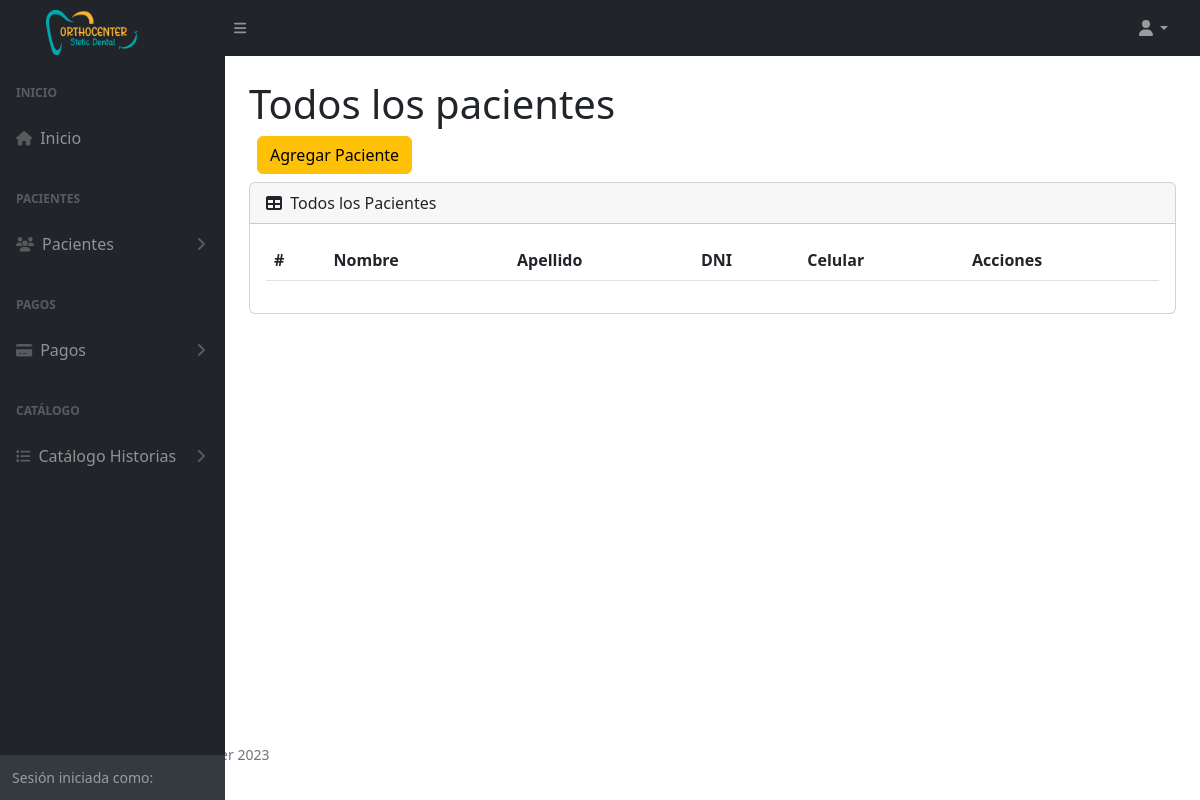
The page /pacientes (signed in) on the database as committed earlier.
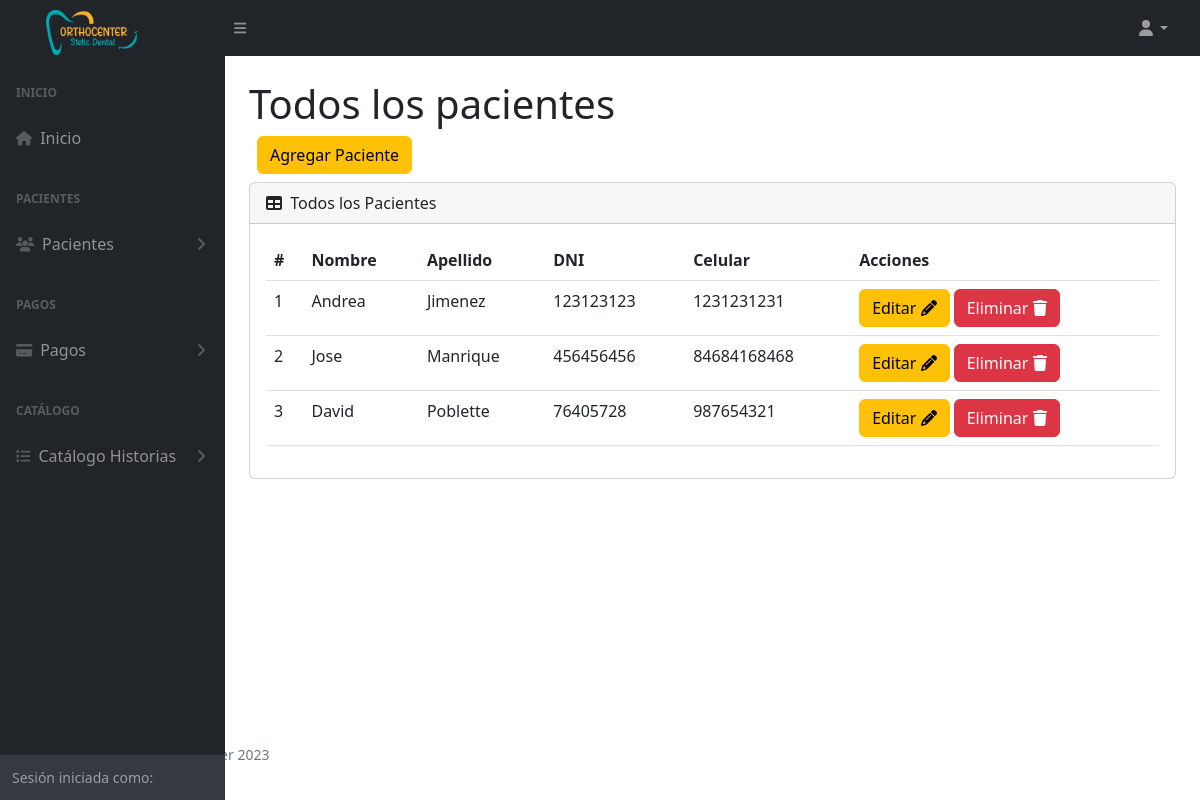
The same page on the database as committed later.
### tables this page shows
CREATE TABLE `tba_paciente`  (
  `IdPaciente` int NOT NULL AUTO_INCREMENT,
  `NombrePaciente` varchar(100) NOT NULL,
  `ApellidoPaciente` varchar(100) NOT NULL,
  `DNIPaciente` int NOT NULL,
  `SexoPaciente` varchar(12) NULL DEFAULT NULL,
  `EdadPaciente` varchar(11) NULL DEFAULT NULL,
  `FechaNacimiento` date NULL DEFAULT NULL,
  `CelularPaciente` varchar(11) NOT NULL,
  `DomicilioPaciente` varchar(255) NULL DEFAULT NULL,
  `LugarProcedencia` varchar(100) NULL DEFAULT NULL,
  `LugarNacimiento` varchar(80) NULL DEFAULT NULL,
  `GradoInstruccion` varchar(20) NULL DEFAULT NULL,
  `RazaPaciente` varchar(20) NULL DEFAULT NULL,
  `OcupacionPaciente` varchar(20) NULL DEFAULT NULL,
  `ReligionPaciente` varchar(20) NULL DEFAULT NULL,
  `EstadoCivil` varchar(20) NULL DEFAULT NULL,
  `NumeroContactoPaciente` varchar(11) NULL DEFAULT NULL,
  `NombreContactoPaciente` varchar(100) NULL DEFAULT NULL,
  `UsuarioCreado` int NOT NULL,
  `UsuarioActualiza` int NOT NULL,
  `FechaCreacion` datetime NOT NULL,
  `FechaActualizacion` datetime NOT NULL,
  PRIMARY KEY (`IdPaciente`) USING BTREE
);

### controller/plantilla.controller.php (called while the page is built, shortened)
<?php
class ControllerPlantilla
{
  static public function ctrPlantilla()
  {
    include "view/plantilla.php";
  }
}

### index.php (called while the page is built, shortened)
<?php
require_once "controller/plantilla.controller.php";
require_once "controller/pacientes.controller.php";
require_once "controller/pagos.controller.php";
require_once "model/pacientes.model.php";
$plantilla = new ControllerPlantilla();
$plantilla -> ctrPlantilla();

### controller/pacientes.controller.php (called while the page is built, shortened)
<?php
class ControllerPacientes
{
  public static function ctrMostrarPacientes()
  {
    $tabla = "tba_paciente";
    $listaPacientes = ModelPacientes::mdlMostrarPacientes($tabla);
    return $listaPacientes;
  }
}

### model/conexion.php (called while the page is built)
<?php
class Conexion
{
  static public function conn()
  {
    $link = new PDO("mysql:host=localhost;dbname=db_orthocenter","root","");
		$link->exec("set names utf8");
		return $link;
  }
}

### model/pacientes.model.php (called while the page is built, shortened)
<?php
require_once "conexion.php";
class ModelPacientes
{
  public static function mdlMostrarPacientes($tabla)
  {
    $statement = Conexion::conn()->prepare("SELECT tba_paciente.IdPaciente, tba_paciente.NombrePaciente, tba_paciente.ApellidoPaciente, tba_paciente.DNIPaciente, tba_paciente.CelularPaciente FROM $tabla ORDER BY IdPaciente DESC");
    $statement -> execute();
    return $statement -> fetchAll();
  }
}

### view/modules/pacientes.php (the view, shortened to what this page needs)
</div>
        </div>
        <div class="sb-sidenav-footer">
          <div class="small">Sesión iniciada como:</div>
        </div>
      </nav>
    </div>
    <div id="layoutSidenav_content">
      <main class="bg">
        <div class="container-fluid px-4">
          <h1 class="mt-4">Todos los pacientes</h1>
          <div class="d-flex m-2">
            <button type="button" class="btn btn-warning" data-bs-toggle="modal" data-bs-target="#modalAgregarPaciente">
              Agregar Paciente
            </button>
          </div>
          <div class="card mb-4">
            <div class="card-header">
              <i class="fas fa-table me-1"></i>
              Todos los Pacientes
            </div>
            <div class="card-body">
              <table id="datatablesSimple" class="data-table-Paciente table">
                <thead>
                  <tr>
                    <th>#</th>
                    <th>Nombre</th>
                    <th>Apellido</th>
                    <th>DNI</th>
                    <th>Celular</th>
                    <th>Acciones</th>
                  </tr>
                </thead>
                <tbody>
                  <?php
                  $listaPacientes = ControllerPacientes::ctrMostrarPacientes();
                  foreach ($listaPacientes as $key => $value)
                  {
                    echo
                    '<tr>
                      <td>'.($key + 1).'</td>
                      <td>'.$value["NombrePaciente"].'</td>
                      <td>'.$value["ApellidoPaciente"].'</td>
                      <td>'.$value["DNIPaciente"].'</td>
                      <td>'.$value["CelularPaciente"].'</td>
                      <td>
                        <button class="btn btn-warning btnEditarPaciente" codPaciente="'.$value["IdPaciente"].'" data-bs-toggle="modal" data-bs-target="#modalEditarpaciente">Editar <i class="fa-solid fa-pencil"></i></button>
                        <button class="btn btn-danger btnEliminarPaciente" codPaciente="'.$value["IdPaciente"].'">Eliminar <i class="fa-solid fa-trash"></i></button>
                      </td>
                    </tr>';
                  }
                  ?>
                </tbody>
              </table>
            </div>
          </div>
        </div>
      </main>
    </div>
  </div>

Rows that differ between the two databases and show on the page:
added tba_paciente: NombrePaciente "Andrea", ApellidoPaciente "Jimenez", DNIPaciente "123123123", CelularPaciente "1231231231"
added tba_paciente: NombrePaciente "Jose", ApellidoPaciente "Manrique", DNIPaciente "456456456", CelularPaciente "84684168468"
added tba_paciente: NombrePaciente "David", ApellidoPaciente "Poblette", DNIPaciente "76405728", CelularPaciente "987654321"
